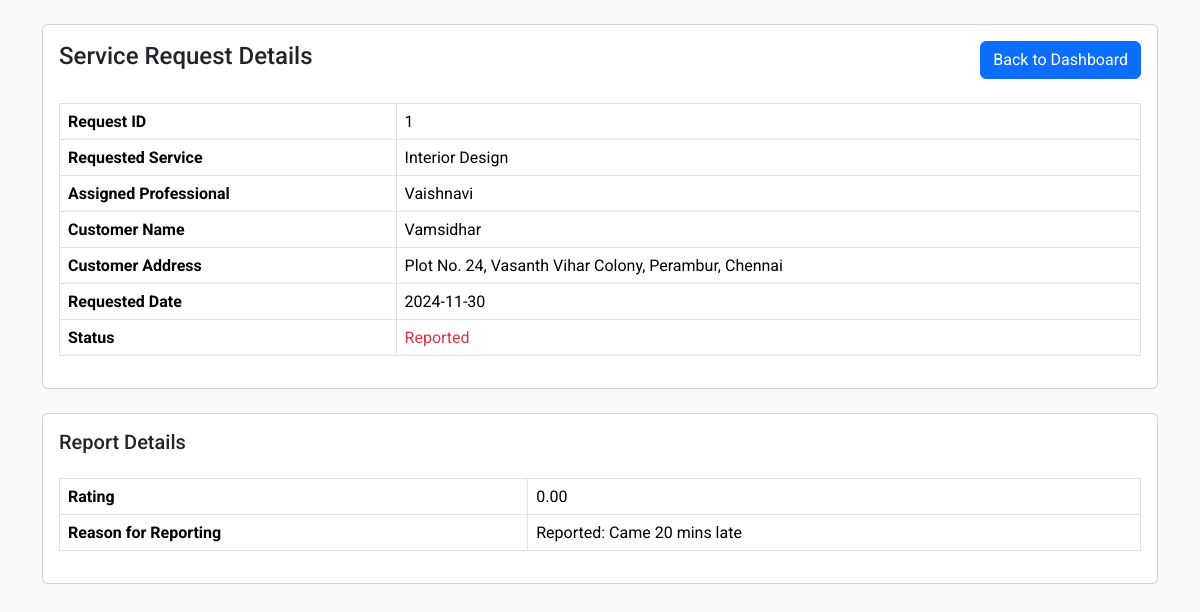
The app's page /service_request/1 with its own data.
### application/models.py (models this page shows)
class ServiceRequest(db.Model):
    __tablename__ = 'Service_Requests'
    id = db.Column(db.Integer, primary_key=True, autoincrement=True)
    customer_id = db.Column(db.Integer, db.ForeignKey('Customers.id', ondelete="CASCADE"), nullable=False)
    service_id = db.Column(db.Integer, db.ForeignKey('Services.id', ondelete="CASCADE"), nullable=False)
    professional_id = db.Column(db.Integer, db.ForeignKey('Professionals.id', ondelete="CASCADE"), nullable=False)
    request_date = db.Column(db.DateTime, nullable=False, default=datetime.utcnow)
    completed_date = db.Column(db.DateTime)
    status = db.Column(db.String(20), nullable=False)
    is_completed_professional = db.Column(db.Boolean(20), nullable=False)
    is_completed_customer = db.Column(db.Boolean(20), nullable=False)
    rating = db.Column(db.Numeric(3, 2))
    customer = db.relationship('Customer', back_populates='service_requests')
    service = db.relationship('Service', back_populates='service_requests')
    professional = db.relationship('Professional', back_populates='service_requests')
    review = db.relationship(
        'Review',
        back_populates='service_request',
        cascade="all, delete-orphan",
        uselist=False
    )

class Service(db.Model):
    __tablename__ = 'Services'
    id = db.Column(db.Integer, primary_key=True, autoincrement=True)
    name = db.Column(db.Text, nullable=False, unique=True)
    base_price = db.Column(db.Numeric(10, 2), nullable=False)
    description = db.Column(db.Text, nullable=False)
    time_required = db.Column(db.Integer, nullable=False)
    category = db.Column(db.Text, nullable = False)
    professionals = db.relationship(
        'Professional',
        back_populates='service',
        cascade="all, delete-orphan"
    )
    service_requests = db.relationship(
        'ServiceRequest',
        back_populates='service',
        cascade="all, delete-orphan"
    )

class Professional(db.Model):
    __tablename__ = 'Professionals'
    id = db.Column(db.Integer, primary_key=True, autoincrement=True)
    user_id = db.Column(db.Integer, db.ForeignKey('Users.id', ondelete="CASCADE"), nullable=False)
    service_id = db.Column(db.Integer, db.ForeignKey('Services.id', ondelete="SET NULL"), nullable=False)
    name = db.Column(db.Text, nullable=False)
    phone = db.Column(db.Text, nullable=False)
    experience_years = db.Column(db.Integer, nullable=False)
    description = db.Column(db.Text, nullable=False)
    is_verified = db.Column(db.Text, default=False)
    documents_path = db.Column(db.Text)
    average_rating = db.Column(db.Numeric(3, 2), default=0.0)
    is_blocked = db.Column(db.Boolean, default = False)
    location = db.Column(db.Text, nullable = False)
    pincode = db.Column(db.Integer, nullable = False)
    user = db.relationship('User', back_populates='professional')
    service = db.relationship('Service', back_populates='professionals')
    service_requests = db.relationship(
        'ServiceRequest',
        back_populates='professional',
        cascade="all, delete-orphan"
    )
    reviews = db.relationship(
        'Review',
        back_populates='professional',
        cascade="all, delete-orphan"
    )

class Customer(db.Model):
    __tablename__ = 'Customers'
    id = db.Column(db.Integer, primary_key=True, autoincrement=True)
    user_id = db.Column(db.Integer, db.ForeignKey('Users.id', ondelete="CASCADE"), nullable=False)
    name = db.Column(db.Text, nullable=False)
    phone = db.Column(db.Text, nullable=False)
    address = db.Column(db.Text, nullable=False)
    pincode = db.Column(db.Integer, nullable=False)
    is_blocked = db.Column(db.Boolean, default = False)
    user = db.relationship('User', back_populates='customer')
    service_requests = db.relationship(
        'ServiceRequest',
        back_populates='customer',
        cascade="all, delete-orphan"
    )
    reviews = db.relationship(
        'Review',
        back_populates='customer',
        cascade="all, delete-orphan"
    )

class Review(db.Model):
    __tablename__ = 'Reviews'
    id = db.Column(db.Integer, primary_key=True, autoincrement=True)
    request_id = db.Column(db.Integer, db.ForeignKey('Service_Requests.id', ondelete="CASCADE"), nullable=False)
    customer_id = db.Column(db.Integer, db.ForeignKey('Customers.id', ondelete="CASCADE"), nullable=False)
    professional_id = db.Column(db.Integer, db.ForeignKey('Professionals.id', ondelete="CASCADE"), nullable=False)
    rating = db.Column(db.Numeric(3, 2), nullable=False)
    review_text = db.Column(db.Text)
    service_request = db.relationship('ServiceRequest', back_populates='review')
    customer = db.relationship('Customer', back_populates='reviews')
    professional = db.relationship('Professional', back_populates='reviews')

### app.py (the view)
@app.route('/service_request/<int:id>', methods=['GET', 'POST'])
def service_request_details(id):
    request = ServiceRequest.query.filter_by(id=id).first()
    if not request:
        return redirect(url_for('admin_dashboard'))
    print(f"Request Status: {request.status}")
    review = Review.query.filter_by(request_id=id).first()
    print(f"Review or Report: {review}")
    if review:
        print(f"Review/Report ID: {review.id}")
        print(f"Review/Report Rating: {review.rating}")
        print(f"Review/Report Text: {review.review_text}")
    return render_template(
        'service_request_details.html',
        request = request,
        review = review
    )

### templates/service_request_details.html (shortened to what this page needs)
<html lang="en">
<head>
    <link href="https://cdn.jsdelivr.net/npm/bootstrap@5.3.3/dist/css/bootstrap.min.css" rel="stylesheet">
</head>
<body>
    <div class="container mt-4">
        <div class="card mb-4">
            <div class="card-body">
                <div class="d-flex justify-content-between align-items-center mb-4">
                    <h2 class="h4">Service Request Details</h2>
                    <a href="{{ url_for('admin_dashboard') }}" class="btn btn-primary">Back to Dashboard</a>
                </div>
                <table class="table table-bordered">
                    <tr>
                        <th>Request ID</th>
                        <td>{{ request.id }}</td>
                    </tr>
                    <tr>
                        <th>Requested Service</th>
                        <td>{{ request.service.name }}</td>
                    </tr>
                    <tr>
                        <th>Assigned Professional</th>
                        <td>{{ request.professional.name if request.professional else "Unassigned" }}</td>
                    </tr>
                    <tr>
                        <th>Customer Name</th>
                        <td>{{ request.customer.name }}</td>
                    </tr>
                    <tr>
                        <th>Customer Address</th>
                        <td>{{ request.customer.address }}</td>
                    </tr>
                    <tr>
                        <th>Requested Date</th>
                        <td>{{ request.request_date.strftime('%Y-%m-%d') }}</td>
                    </tr>
                    <tr>
                        <th>Status</th>
                        <td>
                            {% if request.status == "Pending" %}
                                <span class="text-warning">Pending</span>
                            {% elif request.status == "Requested" %}
                                <span class="text-primary">Requested</span>
                            {% elif request.status == "Rejected" %}
                                <span class="text-danger">Rejected</span>
                            {% elif request.status == "Reported" %}
                                <span class="text-danger">Reported</span>
                            {% else %}
                                <span class="text-success">Completed</span>
                            {% endif %}
                        </td>
                    </tr>
                </table>
            </div>
        </div>
        <div class="card mb-4">
            <div class="card-body">
                <h3 class="card-title h5 mb-4">
                    {% if request.status == "Completed" %}
                        Review Details
                    {% elif request.status == "Reported" %}
                        Report Details
                    {% endif %}
                </h3>
                <table class="table table-bordered">
                    {% if review %}
                    <tr>
                        <th>Rating</th>
                        <td>{{ review.rating }}</td>
                    </tr>
                    <tr>
                        <th>
                        {% if request.status == "Completed" %}
                            Review Description
                        {% elif request.status == "Reported" %}
                            Reason for Reporting
                        {% endif %}
                    </th>
                        <td>{{ review.review_text }}</td>
                    </tr>
                    {% endif %}
                </table>
            </div>
        </div>
    </div>
</body>
</html>

### templates/service_request_details.html (style rules this page uses)
body { font-family: 'Roboto', sans-serif; background-color: #f8f9fa; }

### records on screen
ServiceRequest: id "1", request_date "2024-11-30"
Service: service.name "Interior Design"
Professional: professional "Vaishnavi"
Customer: customer.name "Vamsidhar", customer.address "Plot No. 24, Vasanth Vihar Colony, Perambur, Chennai"
Review: rating "0.00", review_text "Reported: Came 20 mins late"
